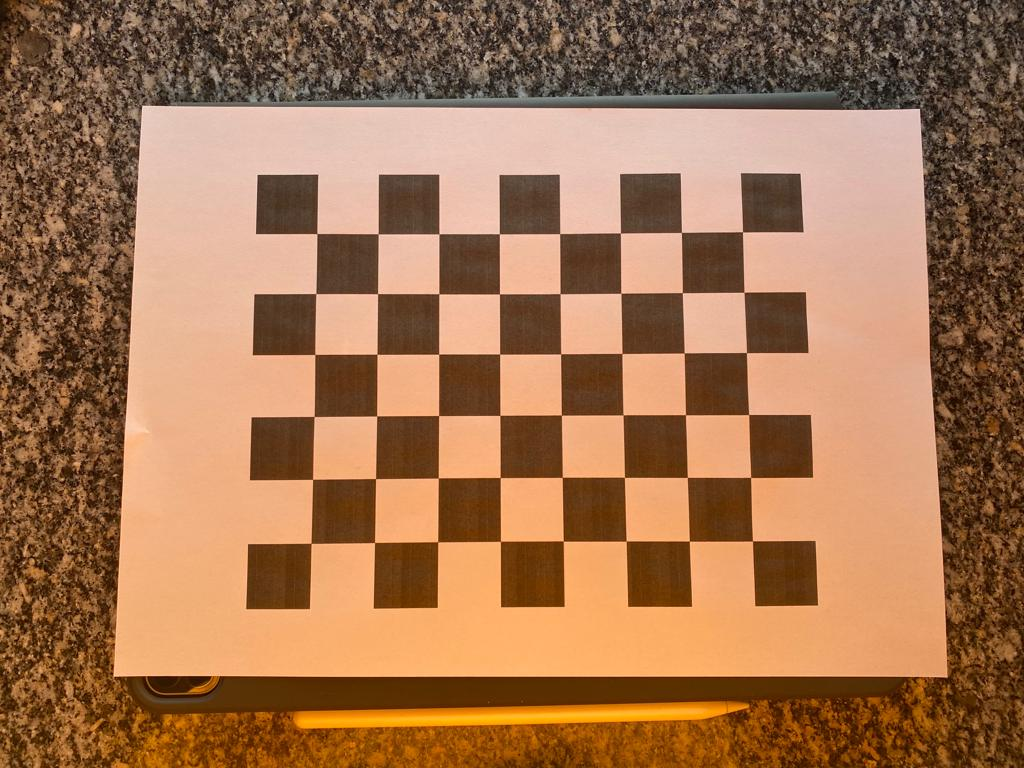
#> input picture images/Chessboard_real_1.jpeg, 1024 x 768 px; its folder holds only this picture in this run
$ jupyter execute --allow-errors '1.4 Camera Calibration using Zhang with meshgrid.ipynb'
#> lines starting #> are read from the running program, lines starting #| are printed output that depends on the picture
### camera_models/_frame.py
from typing import Optional

import matplotlib.pyplot as plt
import numpy as np
from mpl_toolkits.mplot3d import Axes3D

from ._utils import draw3d_arrow


class ReferenceFrame:
    def __init__(
        self,
        origin: np.ndarray,
        dx: np.ndarray,
        dy: np.ndarray,
        dz: np.ndarray,
        name: str,
    ) -> None:
        self.origin = origin
        self.dx = dx
        self.dy = dy
        self.dz = dz
        self.name = name

    def draw3d(
        self,
        head_length: float = 0.3,
        color: str = "tab:blue",
        ax: Optional[Axes3D] = None,
    ) -> Axes3D:
        if ax is None:
            ax = plt.gca(projection="3d")

        ax.text(*self.origin + 0.5, f"({self.name})")
        ax = draw3d_arrow(
            ax=ax,
            arrow_location=self.origin,
            arrow_vector=self.dx,
            head_length=head_length,
            color=color,
            name="x",
        )
        ax = draw3d_arrow(
            ax=ax,
            arrow_location=self.origin,
            arrow_vector=self.dy,
            head_length=head_length,
            color=color,
            name="y",
        )
        ax = draw3d_arrow(
            ax=ax,
            arrow_location=self.origin,
            arrow_vector=self.dz,
            head_length=head_length,
            color=color,
            name="z",
        )
        return ax

### camera_models/_utils.py
from typing import List, Optional

import matplotlib.pyplot as plt
import numpy as np
from mpl_toolkits.mplot3d import Axes3D


# [21 lines left out: function draw3d_arrow, not called in this run]


def get_plane_from_three_points(
    X1: np.ndarray, X2: np.ndarray, X3: np.ndarray
) -> np.ndarray:
    pi = np.hstack([np.cross(X1 - X3, X2 - X3), -X3 @ np.cross(X1, X2)])
    return pi


# [22 lines left out: functions set_xyzlim3d, set_xyzticks, not called in this run]

### camera_models/_image.py
from typing import Optional

import matplotlib.pyplot as plt
import numpy as np
from mpl_toolkits.mplot3d import Axes3D

from ._utils import get_plane_from_three_points


class Image:
    def __init__(self, heigth: int, width: int) -> None:
        self.heigth = heigth
        self.width = width

    # [11 lines left out: function draw, not called in this run]


class ImagePlane:
    def __init__(
        self,
        origin: np.ndarray,
        dx: np.ndarray,
        dy: np.ndarray,
        heigth: int,
        width: int,
        mx: float = 1.0,
        my: float = 1.0,
    ) -> None:
        self.origin = origin
        self.dx = dx
        self.dy = dy
        self.heigth = heigth
        self.width = width
        self.mx = mx
        self.my = my
        self.pi = get_plane_from_three_points(origin, origin + dx, origin + dy)

    # [26 lines left out: function draw3d, not called in this run]

### camera_models/_principal_axis.py
from typing import Optional

import matplotlib.pyplot as plt
import numpy as np
from mpl_toolkits.mplot3d import Axes3D

from ._utils import draw3d_arrow


class PrincipalAxis:
    def __init__(
        self, camera_center: np.ndarray, camera_dz: np.ndarray, f: float
    ) -> None:
        self.camera_center = camera_center
        self.camera_dz = camera_dz
        self.f = f
        self.p = camera_center + f * camera_dz

    # [21 lines left out: function draw3d, not called in this run]

### 1.4 Camera Calibration using Zhang with meshgrid.ipynb
# 1. Camera Calibration

This script intends to calibrate a camera using an object.
For this implementation we will use the Zhang's calibration method.

**Import the libraries**

[cell 1]
#%matplotlib notebook

[cell 2]
from matplotlib import pyplot as plt
import numpy as np
from camera_models import *  # our package
import cv2

DECIMALS = 2  # how many decimal places to use in print

## Zhang's Method
Comparing to the DLT method, the Zhang method only calculate the intrinsic parameters. We instead only need to find 5 parameters.

### Implementation:

## 1. Import the 2D and 3D coordinates
This is example is not completely right since we need more than 3 diferent views to estimate H using Zhang's method.

We need to **remove the Z coordinate** from the World coordinate since we are using the chessboard calibration

[cell 3]
def to_inhomogeneous(X: np.ndarray) -> np.ndarray:
    if X.ndim > 1:
        raise ValueError("x must be one-dimensional.")

    return (X / X[-1])[:-1]


def to_homogeneous(X: np.ndarray) -> np.ndarray:
    if X.ndim > 1:
        raise ValueError("X must be one-dimensional.")

    return np.hstack([X, 1])


# [6 lines left out: function to_homogeneous_arr, not called in this run]

def _get_roll_matrix(theta_x: float = 0.0) -> np.ndarray:
    Rx = np.array(
        [
            [1.0, 0.0, 0.0],
            [0.0, np.cos(theta_x), -np.sin(theta_x)],
            [0.0, np.sin(theta_x), np.cos(theta_x)],
        ]
    )
    return Rx


def _get_pitch_matrix(theta_y: float = 0.0) -> np.ndarray:
    Ry = np.array(
        [
            [np.cos(theta_y), 0.0, np.sin(theta_y)],
            [0.0, 1.0, 0.0],
            [-np.sin(theta_y), 0.0, np.cos(theta_y)],
        ]
    )
    return Ry


def _get_yaw_matrix(theta_z: float = 0.0) -> np.ndarray:
    Rz = np.array(
        [
            [np.cos(theta_z), -np.sin(theta_z), 0.0],
            [np.sin(theta_z), np.cos(theta_z), 0.0],
            [0.0, 0.0, 1.0],
        ]
    )
    return Rz


#my and mx correspond to the pixel density in the x and y direction
def get_calibration_matrix(
    f: float,
    px: float = 0.0,
    py: float = 0.0,
    mx: float = 1.0,
    my: float = 1.0,
) -> np.ndarray:
    K = np.diag([mx, my, 1]) @ np.array([[f, 0.0, px], [0.0, f, py], [0.0, 0.0, 1.0]])
    return K

def get_rotation_matrix(
    theta_x: float = 0.0, theta_y: float = 0.0, theta_z: float = 0.0
) -> np.ndarray:
    # Roll
    Rx = _get_roll_matrix(theta_x)
    # Pitch
    Ry = _get_pitch_matrix(theta_y)
    # Yaw
    Rz = _get_yaw_matrix(theta_z)
    return Rz @ Ry @ Rx

def get_translation_matrix(Tx: float,Ty: float,Tz: float):
    return np.array([[Tx],[Ty],[Tz]])

def get_extrinsic_matrix(rot: np.array((3,3)), trans:np.array((3,1))):
    E = np.concatenate((rot,trans), axis = 1)
    return E

def get_projection_matrix(
    f: float,
    px: float = 0.0,
    py: float = 0.0,
    tx : float = 0.0,
    ty : float = 0.0,
    tz : float = 0.0,
    theta_x: float = 0.0,
    theta_y: float = 0.0,
    theta_z: float = 0.0,
    mx: float = 1.0,
    my: float = 1.0,
) -> np.ndarray:
    K = get_calibration_matrix(f=f, px=px, py=py, mx=mx, my=my)
    #print("Calibration matrix: \n",K)
    R = get_rotation_matrix(theta_x=theta_x, theta_y=theta_y, theta_z=theta_z)
    #print("Rotation matrix: \n",R)
    T = get_translation_matrix(tx,ty,tz)
    #print("Translation matrix: \n",T)
    E = get_extrinsic_matrix(rot = R,trans = T)
    P = K @ E

    return P,E

# [5 lines left out: function get_plucker_matrix, not called in this run]

def create_chessboard(patternsize_x,patternsize_y):
    """
    Creates chessboard with pattern dimensions
    patternsize_x[in] - size x of the chessboard
    patternsize_y[in] - size y of the chessboard
    world_pts_arr[out] - meshgrid points
    """
    pattern_size_x,pattern_size_y = (patternsize_x,patternsize_y)

    X = np.linspace(-pattern_size_x/2, pattern_size_x/2,pattern_size_x + 1)
    Y = np.linspace(-pattern_size_y/2, pattern_size_y/2,pattern_size_y + 1)

    zdata = np.zeros((patternsize_x + 1,patternsize_y + 1))
    xdata, ydata = np.meshgrid(X, Y)

    xdata_ = xdata.flatten()
    ydata_ = ydata.flatten()
    zdata_ = zdata.flatten()
    onedata = np.ones((zdata_.shape[0])).flatten()
    # homogeneous coordinates
    world_pts =([xdata_,ydata_,zdata_,onedata])
    world_pts_arr = np.array(world_pts).T

    return world_pts_arr

def get_chessboard_rot_trans(world_pts_arr,rx, ry, rz, tx,ty,tz):
    """
    rotates and translates the chessboard
    world_pts_arr[in] - chessboard points in homogenous coordinates[4,1]
    rx[in] - rotation on the x axis
    ry[in] - rotation on the y axis
    rz[in] - rotation on the z axis
    tx[in] - translation on the x axis
    ty[in] - translation on the y axis
    tz[in] - translation on the z axis
    world_trans_arr[out] - output chessboard rotation and translation
    """

    Rx =get_rotation_matrix(rx,ry,rz)
    Trans = np.array([[tx],[ty],[tz]])
    E = np.concatenate((Rx,Trans),axis=1)

    world_trans_arr = np.dot(world_pts_arr,E.T)

    return world_trans_arr

# [27 lines left out: function get_image_points, not called in this run]

### Chessboard representation in space
Using meshgrid, we obtain a (6,8) ideal chessboard with 25mm

[cell 4]
F = 16                                       # focal length( in mm )
sensor_size = np.array([11,7])              # sensor size(mm)
PX= sensor_size[0]/2.0                      # principal point x-coordinate
PY= sensor_size[1]/2.0                      # principal point y-coordinate
IMAGE_HEIGTH = sensor_size[1]
IMAGE_WIDTH = sensor_size[0]
THETA_X = -np.pi / 2                         # roll angle
THETA_Z = -np.pi/2                             # yaw angle

C = np.array([6, -5, 2])                    # camera centre

[cell 5]
pattern_size_x,pattern_size_y = (6,8)

X = np.linspace(0, pattern_size_x,pattern_size_x + 1)
Y = np.linspace(0, pattern_size_y,pattern_size_y + 1)

zdata = np.zeros((9,7))
xdata, ydata = np.meshgrid(X, Y)


fig = plt.figure(figsize = (11,7))
ax = plt.axes(projection='3d')


P,E = get_projection_matrix(F, px=PX, py=PY,tx = 4,ty = 4, tz = 4,theta_x=  0,theta_y= np.pi ,theta_z= np.pi)      # projection matrix

print("Extrinsic\n:",E)
ax.scatter3D(xdata, ydata, zdata, c=zdata, cmap='prism')
ax.set_title("Chessboard 3D representation")
ax.plot_surface(xdata, ydata, zdata, alpha=0.5)  # the horizontal plane
ax.set_xlabel("X axis")
ax.set_ylabel("Y axis")
ax.set_zlabel("Z axis")
plt.show()
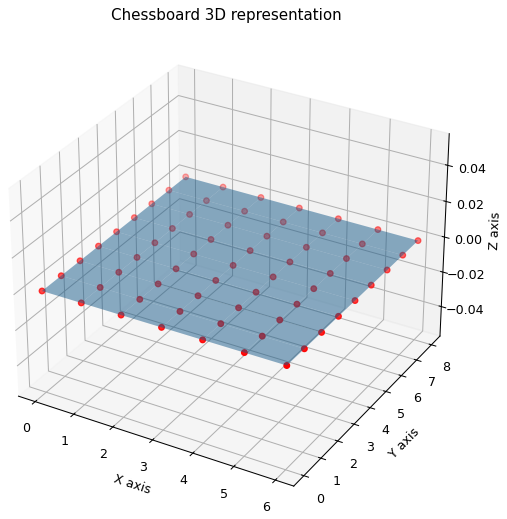
#> figure drawn by matplotlib, 1 panel

[cell 6]
world_pts = create_chessboard(4,4)

chess_points = get_chessboard_rot_trans(world_pts,0,np.pi/2,np.pi/2,0,0,2)
fig = plt.figure(figsize=(10, 10))
ax = fig.add_subplot(111, projection='3d')

for i in range(len(chess_points)):
    #ax.quiver(0,0,0,world_trans_arr[:,0],world_trans_arr[:,1],world_trans_arr[:,2], color='C1', arrow_length_ratio=0.1, label=r'$\vec{u}$')
    ax.scatter3D(chess_points[:,0],chess_points[:,1],chess_points[:,2], cmap='prism')

plt.legend()
ax.set_xlabel(r'$x$', fontsize='large')
ax.set_ylabel(r'$y$', fontsize='large')
ax.set_zlabel(r'$z$', fontsize='large')
ax.quiver(-3, 0, 0, 8, 0, 0, color='k', arrow_length_ratio=0.05) # x-axis
ax.quiver(0, -3, 0, 0, 8, 0, color='k', arrow_length_ratio=0.05) # y-axis
ax.quiver(0, 0, -3, 0, 0, 8, color='k', arrow_length_ratio=0.05) # z-axis

plt.show()
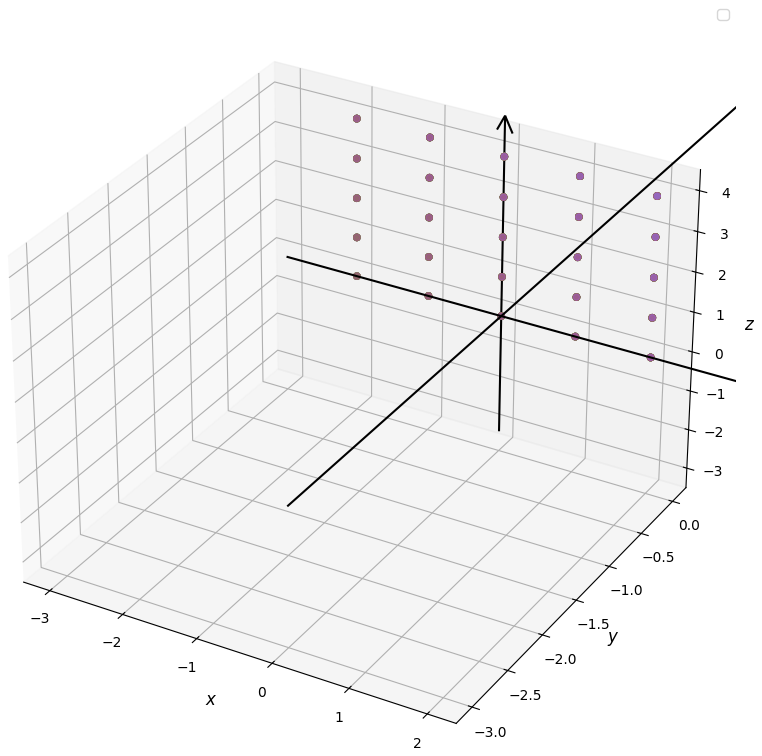
#> figure drawn by matplotlib, 1 panel

[cell 7]
# intrinsic matrix
K = get_calibration_matrix(F, px=PX, py=PY)     # calibration matrix
P,E = get_projection_matrix(F, px=PX, py=PY,tx = 2,ty = 2, tz = 2,theta_x=  np.pi/2,theta_y= 0.0 ,theta_z= np.pi/2)      # projection matrix

#print("Extrinsic Matrix:\n",E)
#print("Projection Matrix:\n",P)
world_origin = np.zeros(3)  # world location(0,0,0)
dx, dy, dz = E[:,:3].T      # rotation
dxo, dyo, dzo = np.eye(3)   # creates a 1's diagonal( Origin)

#world frame
world_frame = ReferenceFrame(
    origin=world_origin,
    dx=dxo,
    dy=dyo,
    dz=dzo,
    name="World",
)

#camera frame ->
camera_frame = ReferenceFrame(
    origin=E[:,3].T,
    dx=dx,
    dy=dy,
    dz=dz,
    name="Camera",
)
Z = PrincipalAxis(
    camera_center=camera_frame.origin,
    camera_dz=camera_frame.dz,
    f=F,
)
image_frame = ReferenceFrame(
    origin=Z.p - camera_frame.dx * PX - camera_frame.dy * PY,
    dx=dx,
    dy=dy,
    dz=dz,
    name="Image",
)

image_plane = ImagePlane(
    origin=image_frame.origin,
    dx=image_frame.dx,
    dy=image_frame.dy,
    heigth=IMAGE_HEIGTH,
    width=IMAGE_WIDTH,
)


#draw3d_arrow(world_origin, E[:,3].T, color="tab:red", name="t")        # draw arrow to connect
# chessboard print
world_pts = create_chessboard(4,4)
#print(world_pts)
checker_points = get_chessboard_rot_trans(world_pts,np.pi/2,0,-np.pi/2,-8,-2,4)
print(checker_points)
# plot
fig = plt.figure(figsize=(11,7))
ax = fig.add_subplot(121,projection = '3d')
ax1 =fig.add_subplot(122)

ax.scatter3D(checker_points[:,0],checker_points[:,1],checker_points[:,2],color = 'r')
if( len(checker_points.shape) == 3):
    x_arr = np.zeros((checker_points.shape[0],checker_points.shape[1],2))
    # goes through the different planes
    for i in range(checker_points.shape[0]):                                                                                                              # chooses a plane
        for j in range(checker_points.shape[1]):
            Xh = to_homogeneous(checker_points[i,j,:])
            xh = P @ Xh
            x_arr[i,j,:] = to_inhomogeneous(xh)
else:
    x_arr = np.zeros((checker_points.shape[0],2))
    # goes through the different planes
    for i in range(checker_points.shape[0]):
        print(checker_points[i,:])                                                                                                             # chooses a plane
        Xh = to_homogeneous(checker_points[i,:])
        xh = P @ Xh
        x_arr[i,:] = to_inhomogeneous(xh)

ax1.scatter(x_arr[:,0],x_arr[:,1],color = 'r')

plt.show()
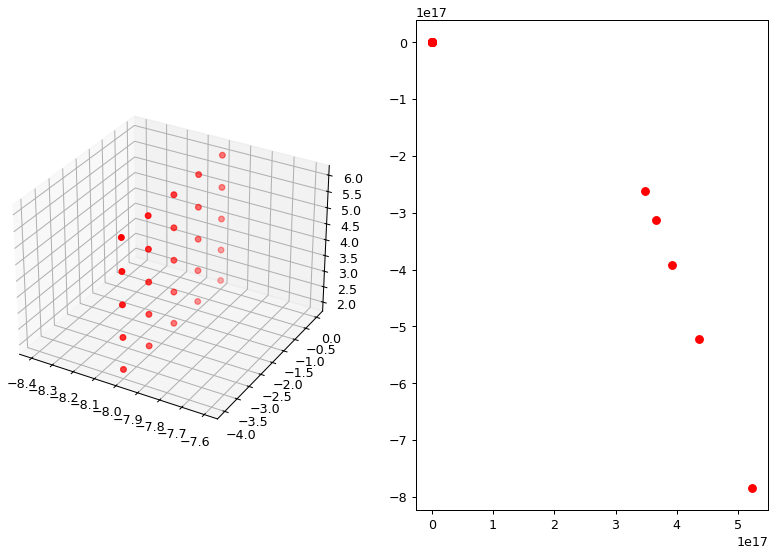
#> figure drawn by matplotlib, 2 panels

- Need to define the intrinsic matrix for the camera
- Get multiple extrinsic matrixes for diferent views of the chessboard

[cell 8]
# intrinsic matrix
K = get_calibration_matrix(F, px=PX, py=PY)     # calibration matrix
P,E = get_projection_matrix(F, px=PX, py=PY,tx = 2,ty = 2, tz = 2,theta_x= -np.pi/2,theta_y= 0.0 ,theta_z= np.pi/2)      # projection matrix

R = get_rotation_matrix(theta_x=THETA_X, theta_z=THETA_Z)

#print("Extrinsic Matrix:\n",E)
#print("Projection Matrix:\n",P)
world_origin = np.zeros(3)  # world location(0,0,0)
dx, dy, dz = E[:,:3].T      # rotation

print(E[:,:3].T)
dxo, dyo, dzo = np.eye(3)   # creates a 1's diagonal( Origin)

#world frame
world_frame = ReferenceFrame(
    origin=world_origin,
    dx=dxo,
    dy=dyo,
    dz=dzo,
    name="World",
)

#camera frame ->
camera_frame = ReferenceFrame(
    origin=E[:,3].T,
    dx=dx,
    dy=dy,
    dz=dz,
    name="Camera",
)
Z = PrincipalAxis(
    camera_center=camera_frame.origin,
    camera_dz=camera_frame.dz,
    f=F,
)
image_frame = ReferenceFrame(
    origin=Z.p - camera_frame.dx * PX - camera_frame.dy * PY,
    dx=dx,
    dy=dy,
    dz=dz,
    name="Image",
)

image_plane = ImagePlane(
    origin=image_frame.origin,
    dx=image_frame.dx,
    dy=image_frame.dy,
    heigth=IMAGE_HEIGTH,
    width=IMAGE_WIDTH,
)

#draw3d_arrow(world_origin, E[:,3].T, color="tab:red", name="t")        # draw arrow to connect
# chessboard print
world_pts = create_chessboard(4,4)
print(world_pts)
checker_points = get_chessboard_rot_trans(world_pts,np.pi/2,0,np.pi/2,8,2,2)
print(checker_points)

if( len(checker_points.shape) == 3):
    x_arr = np.zeros((checker_points.shape[0],checker_points.shape[1],2))
    # goes through the different planes
    for i in range(checker_points.shape[0]):                                                                                                              # chooses a plane
        for j in range(checker_points.shape[1]):
            Xh = to_homogeneous(checker_points[i,j,:])
            xh = P @ Xh
            x_arr[i,j,:] = to_inhomogeneous(xh)
else:
    x_arr = np.zeros((checker_points.shape[0],2))
    # goes through the different planes
    for i in range(checker_points.shape[0]):
        print(checker_points[i,:])                                                                                                             # chooses a plane
        Xh = to_homogeneous(checker_points[i,:])
        xh = P @ Xh
        x_arr[i,:] = to_inhomogeneous(xh)

# plot
fig = plt.figure(figsize=(11,7))
ax = fig.add_subplot(121,projection = '3d')
#> (the rest of this cell did not finish here and is left out)

camera_frame.draw3d()
image_frame.draw3d()
Z.draw3d()
image_plane.draw3d()


ax.scatter3D(checker_points[:,0],checker_points[:,1],checker_points[:,2],color = 'r')
ax.set_xlabel('X', fontsize='large')
ax.set_ylabel('Y', fontsize='large')
ax.set_zlabel('Z', fontsize='large')
ax1 = fig.add_subplot(122)
ax1.scatter(x_arr[:,0],x_arr[:,1])
ax1.grid()
#ax1.set_xlim([0,5])
#ax1.set_ylim([0,2])
plt.tight_layout()
plt.show()

plt.show()

[cell 9]
# chessboard print
chess_pts = []
world_pts = create_chessboard(4,4)
rotangles = [[np.pi/2,0,np.pi/2],[-np.pi/3,0,np.pi/2],[np.pi/3,0,np.pi/2],[np.pi/2,0,np.pi/3],[np.pi/2,0,-np.pi/3]]
transangles =  [[10,2,2],[11,2,2],[12,2,2],[13,2,2],[14,2,2],[15,2,2],[10,3,2],[11,3,2],[12,3,2],[13,3,2],[14,3,2],[15,3,2]]

for i in range(len(transangles)):
    for j in range(len(rotangles)):
        chess_pts.append(get_chessboard_rot_trans(world_pts,rotangles[j][0],rotangles[j][1],rotangles[j][2],transangles[i][0],transangles[i][1],transangles[i][2]))
#> further down, img is the input picture: shape (768, 1024, 3); mean B, G, R 81.5, 115.6, 161
#> (the rest of the program and of its run is left out)
